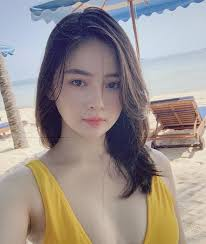
#> input picture test_dataset/images.jpeg, 206 x 244 px
$ python -i color.py   (imports and definitions only)
#> lines starting #> are read from the running program, lines starting #| are printed output that depends on the picture
#> further down, picture is the input picture: shape (244, 206, 3); mean B, G, R 141.9, 146.1, 155.9
### transformations/channels.py
#!/usr/bin/env python
# -*- coding: UTF-8 -*-

import cv2

# interesting channels: B G R V L
# [20 lines left out: functions get_bgr_channels, get_gray_image, get_hls_channels, not called in this run]


def get_hsv_channels(image):
	if is_monochannel(image):
		image = cv2.cvtColor(image, cv2.COLOR_GRAY2BGR)

	image = cv2.cvtColor(image, cv2.COLOR_BGR2HSV)
#> image: shape (244, 206, 3); mean H, S, V 65.4, 59.1, 165.9
	return cv2.split(image)


def is_monochannel(image):
	return len(image.shape) < 3

### transformations/shadow.py
#!/usr/bin/env python
# -*- coding: UTF-8 -*-

import sys
import os
sys.path.append(os.getcwd() + "/augmentor")

import numpy as np

from . import constants as const
from . import noise as noise
from . import shadow_ellipse as ellipse
from . import shadow_polygon as polygon
from . import shadow_single as single


def add_n_random_shadows(image, n_shadow  = 4, blur_scale = 1.0):
	intensity = np.random.uniform(const.MIN_SHADOW, const.MAX_SHADOW)
	return add_n_shadows(image, n_shadow, intensity, blur_scale)


def add_n_shadows(image, n_shadow = 4, intensity = 0.5, blur_scale = 1.0):
	for i in range(n_shadow ):
		blur_width = noise.get_blur_given_intensity(intensity, blur_scale)

		choice = np.random.uniform(0, 6)
		if choice < 1:
			image = polygon.add_n_triangles_shadow(image, intensity, blur_width)
		elif choice < 2:
			image = polygon.add_n_triangles_light(image, intensity, blur_width)
		elif choice < 3:
			image = single.add_single_light(image, intensity, blur_width)
		elif choice < 4:
			image = single.add_single_shadow(image, intensity, blur_width)
		elif choice < 5:
			image = ellipse.add_ellipse_light(image, intensity, blur_width)
		else:
			image = ellipse.add_ellipse_shadow(image, intensity, blur_width)

	return image

### transformations/constants.py
#!/usr/bin/env python
# -*- coding: UTF-8 -*-

import random

from enum import Enum

### CONSTANTS MEANT TO BE EDITED ###

# default number of files given as output for each input image
N_FILES_OUTPUT      = 100

# allowed input images extensions
IMAGE_EXTENSIONS = [".jpg",
                    ".jpeg",
                    ".png",
                    ".bmp",
                    ".jp2",
                    ".dib",
                    ".webp",
                    ".sr",
                    ".ras",
                    ".tiff",
                    ".tif",
                    ".pbm",
                    ".pgm",
                    ".ppm",
                    ]

# default input files path
FILES_INPUT_PATH        = "./input/"

# default output files path
FILES_OUTPUT_PATH       = "./output/"

'''
max number of transformations
that are randomly applied for each output image.
If N_TRANSFORMATIONS > total number of transformations
specified in the MaxTransformation field
N_TRANSFORMATIONS will be reset as sum_MaxTransformation_fields
'''
N_TRANSFORMATIONS       = 3

'''
MaxTransformation contains, for each transformation,
the maximum number of times that each transformation is performed.
Useful to apply some transformations more often ( n > 1 )
or to exclude them` altogether ( n = 0 )
'''


class MaxTransformation:
    SALT_PEPPER_NOISE   = 1
    SPECKLE_NOISE       = 1
    GAUSS_NOISE         = 1
    BLUR                = 1

    SHADOW              = 1
    ENHANCEMENTS        = 1
    SHADE_COLOR         = 1

    # The following transformations
    # will alter pixel coordinates
    SHEAR               = 1
    SKEW                = 1
    WARP                = 1
    ROTATION            = 1

# MIN/MAX AVG BLURRING
MIN_BLUR                = 1
MAX_BLUR                = 3

# MIN/MAX GAUSS NOISE
MIN_GAUSS_NOISE         = 1
MAX_GAUSS_NOISE         = 100

# MIN/MAX SALT AND PEPPER NOISE
MIN_SALT_PEPPER_NOISE   = 0.0001
MAX_SALTPEPPER_NOISE    = 0.001

# MIN/MAX SPECKLE
MIN_SPECKLE_NOISE       = 0.01
MAX_SPECKLE_NOISE       = 0.3

# MIN/MAX SHADOW
MIN_SHADOW              = 0.3
MAX_SHADOW              = 0.7

# MIN/MAX IMAGE BRIGHTNESS
MIN_BRIGHTNESS          = 0.6
MAX_BRIGHTNESS          = 1.4

# MIN/MAX IMAGE CONTRAST
MIN_CONTRAST            = 0.5
MAX_CONTRAST            = 1.7

# MIN/MAX IMAGE SHARPNESS
MIN_SHARPNESS           = 0.1
MAX_SHARPNESS           = 5.0

# MIN/MAX COLOR SHADING
MIN_COLOR_SHADE         = 0.06
MAX_COLOR_SHADE         = 0.35

# MAX SHEAR DISTORTION
MAX_SHEAR               = 0.05

# MAX SKEW DISTORTION
MAX_SKEW                = 0.05

# MIN/MAX WARP DISTORTION
MIN_WARP                = 14
MAX_WARP                = 51

# MIN/MAX ROTATION ANGLE
MAX_ANGLE               = 0.02

# By default salt&pepper and speckle noise
# is followed by blurring
ADD_BLUR_AFTER_SPECKLE_NOISE    = True
ADD_BLUR_AFTER_SP_NOISE         = True

READ_IMAGE_AS_GRAYSCALE         = False

### PAY ATTENTION BEFORE EDITING THE FOLLOWING CONSTANTS ###

BLACK           = 0
LIGHT_BLACK     = 50
DARK_GRAY       = 100
GRAY            = 150
LIGHT_GRAY      = 200
DARK_WHITE      = 250
WHITE           = 255

SEED = random.random()
# Max integer value for Python 2. Integers in Python 3 are unbounded
MAX_RANDOM = 2147483648

class Enhancement(Enum):
    brightness  = 0
    contrast    = 1
    sharpness   = 2

    @staticmethod
    def get_random():
        return random.choice(list(Enhancement))


class Channels(Enum):
    bgr         = 0
    hsv         = 1
    hls         = 2

    @staticmethod
    def get_random():
        return random.choice(list(Channels))

### transformations/color.py
#!/usr/bin/env python
# -*- coding: UTF-8 -*-

import sys
import os
# sys.path.append(os.getcwd() + "/augmentor")

import random

import cv2
import numpy as np
from PIL import ImageEnhance, Image

from . import constants
from . import channels as channels
from . import shadow as shadow


# [28 lines left out: function get_enhanced_image, not called in this run]


def random_color_shade(image, channels_format = None):
	if channels_format == None:
		channels_format = constants.Channels.get_random()

	intensity = np.random.uniform(
					constants.MIN_COLOR_SHADE,
				      	constants.MAX_COLOR_SHADE,
				      	)
	if channels.is_monochannel(image):
	 	image = change_random_channel_gray(image, intensity)
	elif channels_format == constants.Channels.bgr:
		image = change_random_bgrchannel(image, intensity)
	elif channels_format == constants.Channels.hsv:
		image = change_random_hsvchannel(image, intensity)
	else:
		image = change_random_hlschannel(image, intensity)

	return image


def change_random_channel_gray(image, intensity = 0.2):
	image = change_random_bgrchannel(image, intensity)
	return channels.get_gray_image(image)


# [5 lines left out: function change_random_bgrchannel, not called in this run]


# makes senses only with color images
def change_random_hsvchannel(image, intensity = 0.2):
	h, s, v = channels.get_hsv_channels(image)
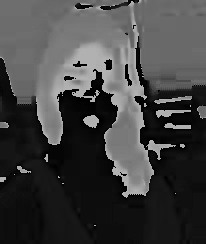
#> h: shape (244, 206); min 0, max 179, mean 65.4
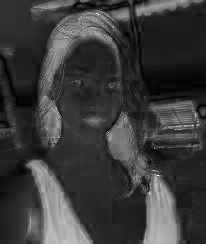
#> s: shape (244, 206); min 0, max 255, mean 59.1
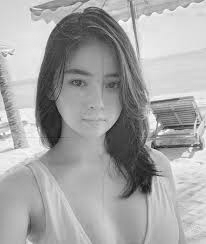
#> v: shape (244, 206); min 16, max 255, mean 165.9
	channel_choice = random.randint(1, 3)
	if channel_choice == 2:
		intensity *= 3
	elif channel_choice == 3:
		intensity *= 0.7

	n_shadow = random.randint(1, 4)
	image = __change_channel(channel_choice, intensity, n_shadow, h, s, v)

	return cv2.cvtColor(image, cv2.COLOR_HSV2BGR)


# makes senses only with color images
# [10 lines left out: function change_random_hlschannel, not called in this run]


def __change_channel(channel_choice, intensity, n_shadow, channel_1, channel_2,  channel_3):
	blur_scale = 1.2
	if channel_choice == 1:
		channel_1 = shadow.add_n_shadows(channel_1, n_shadow, intensity, blur_scale)
	elif channel_choice == 2:
		channel_2 = shadow.add_n_shadows(channel_2, n_shadow, intensity, blur_scale)
	else:
		channel_3 = shadow.add_n_shadows(channel_3, n_shadow, intensity, blur_scale)

	return cv2.merge((channel_1, channel_2, channel_3))

>>> import cv2
>>> picture = cv2.imread('../test_dataset/images.jpeg')
#> (the run stopped early here; a loop or call above may not have finished)
